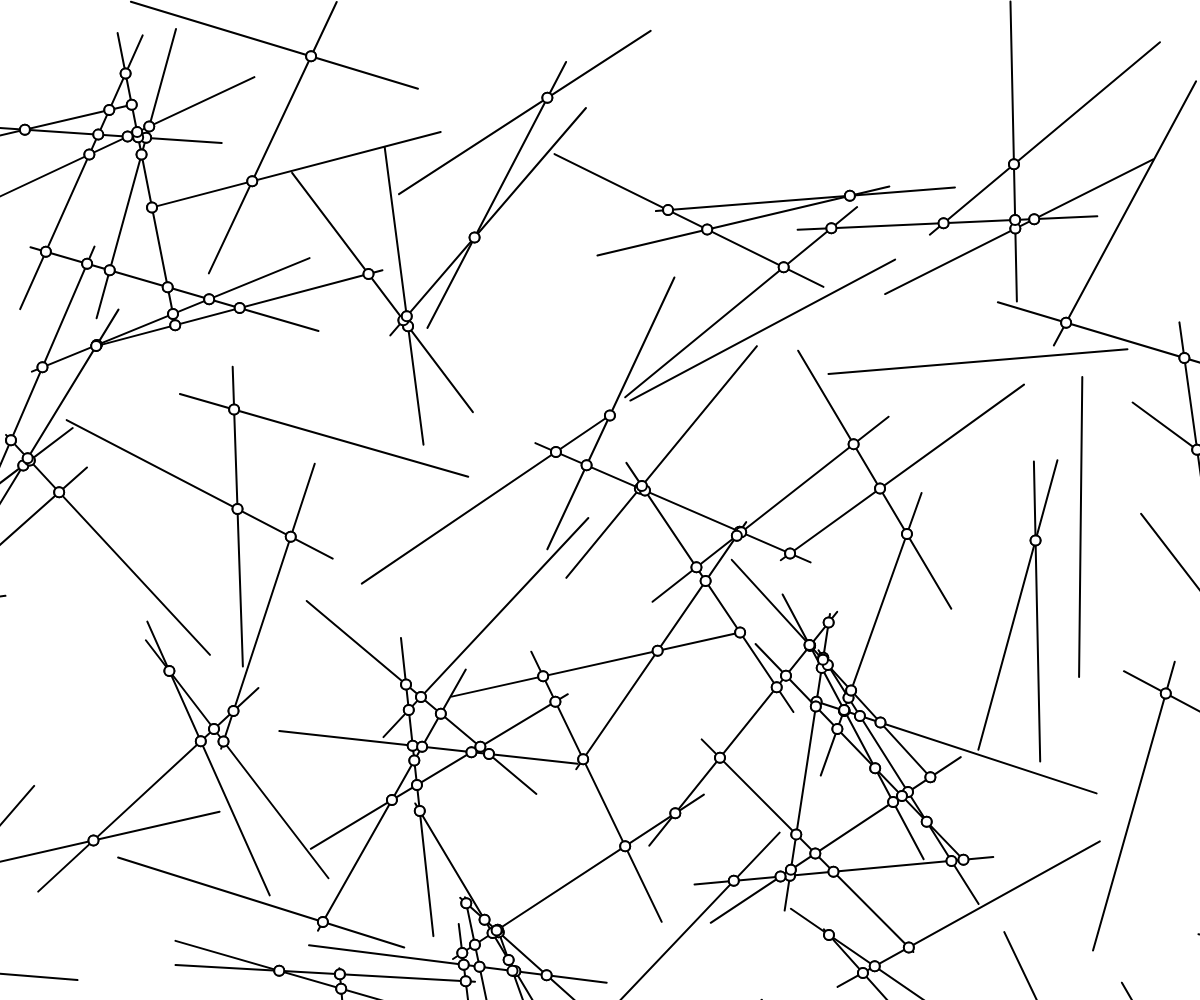
Frame 1 (no input)
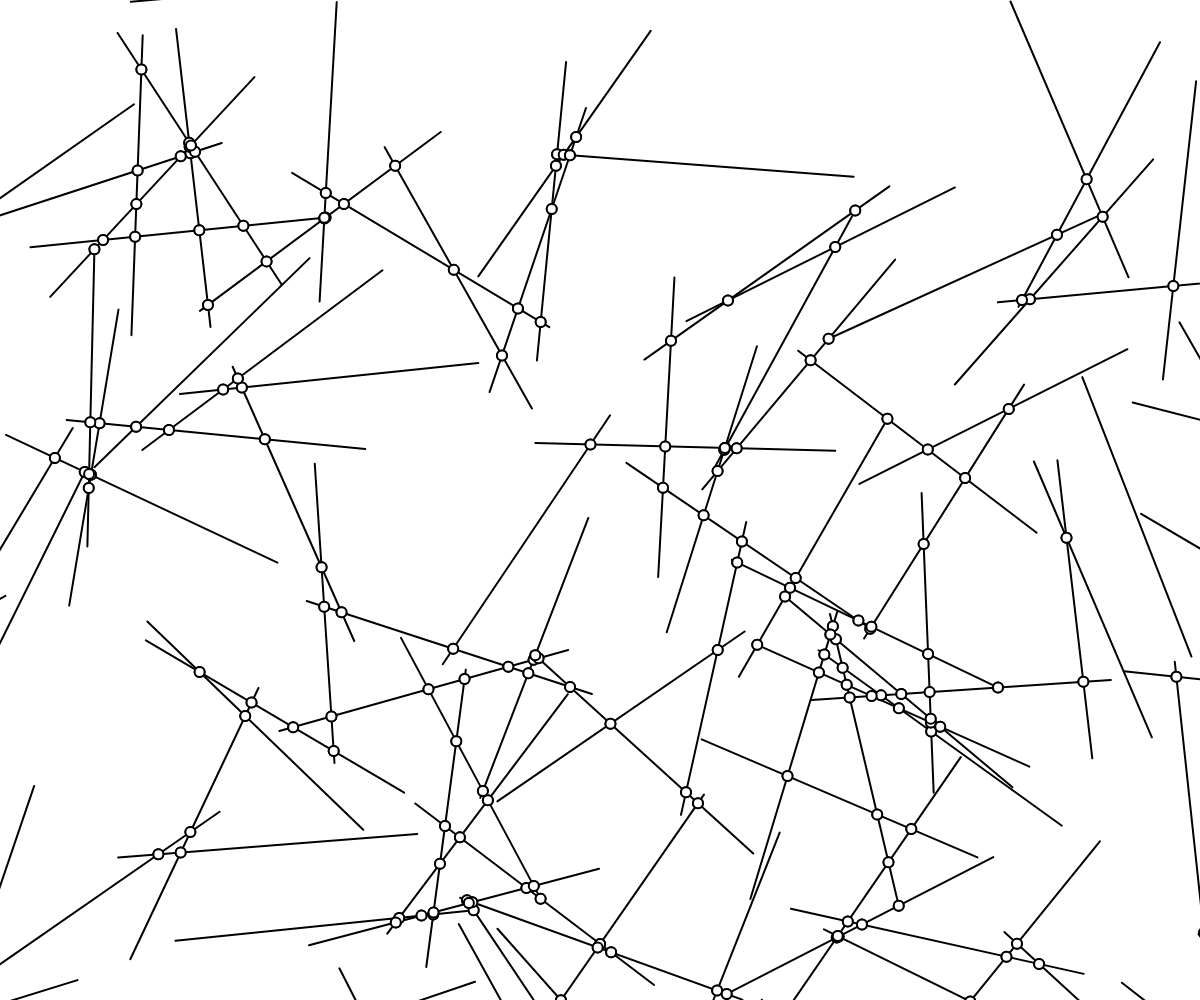
Frame 60 (no input)
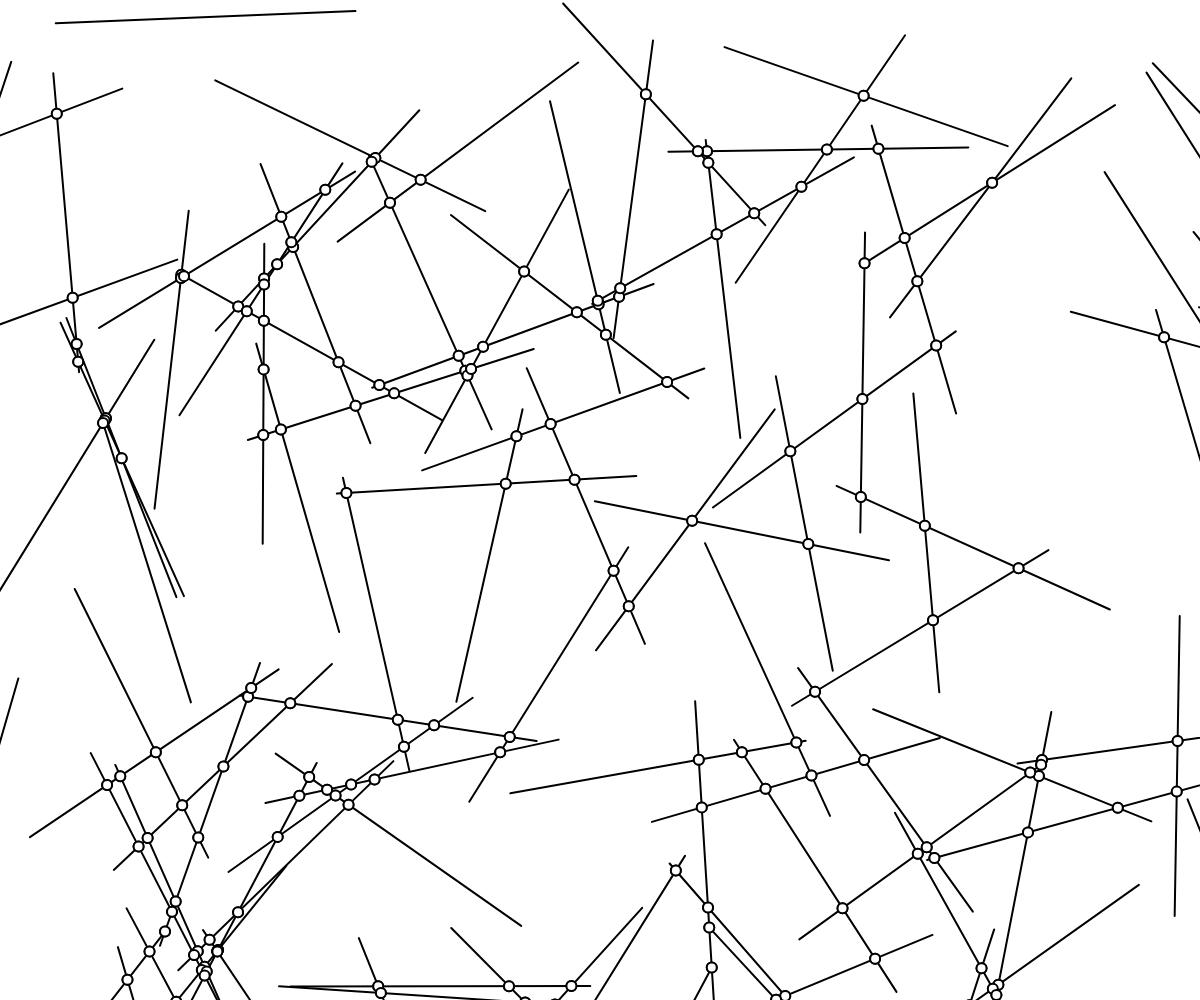
Frame 120 (the mouse pressed at the canvas centre since frame 60)

The p5.js sketch that drew these frames (run headless with seeded random() and noise() and a simulated clock; from frame 60 on, the mouse is pressed at the canvas centre):

// p5.js sketch
// ── sketch.js
L = []
stkN = 100
stkL = 300
function setup() {
  createCanvas(windowWidth,windowHeight)
  L = []
  for (var i = 0; i < stkN; i++){
    L.push({x:random(width),y:random(height),l:stkL,a:random(PI)})
  }
  //noLoop()
}

function endpt(ln){
  return {x:ln.x+ln.l*cos(ln.a),y:ln.y+ln.l*sin(ln.a)}
}

function intersect(l1,l2){
  var k1 = tan(l1.a)
  var k2 = tan(l2.a)
  var b1 = l1.y-k1*l1.x
  var b2 = l2.y-k2*l2.x
  var xi = (b2-b1)/(k1-k2)
  var yi = xi*k1+b1
  return {x:xi,y:yi}
}


function onseg(pt,ln){
  var xmax = max(ln.x,endpt(ln).x)
  var xmin = min(ln.x,endpt(ln).x)
  var ymax = max(ln.y,endpt(ln).y)
  var ymin = min(ln.y,endpt(ln).y)
  return pt.x > xmin && pt.x < xmax && pt.y > ymin && pt.y < ymax
}

function draw() {
  background(255)
  stroke(0)
  strokeWeight(2)
  for (var i = 0; i < L.length; i++){
    L[i].a += 0.1
    line(L[i].x,L[i].y,endpt(L[i]).x,endpt(L[i]).y)
  }
  for (var i = 0; i < L.length; i++){
    for (var j = 0; j < L.length; j++){
      if (i != j){
        var its = intersect(L[i],L[j])

        if (onseg(its,L[i]) && onseg(its,L[j])){
          ellipse(its.x,its.y,10,10)
        }
      }
    }
  }
}

function mousePressed(){
  setup()
}
// ── ngdon-intersections.js
L = []
stkN = 100
stkL = 300
function setup() {
  createCanvas(windowWidth,windowHeight)
  L = []
  for (var i = 0; i < stkN; i++){
    L.push({x:random(width),y:random(height),l:stkL,a:random(PI)})
  }
  //noLoop()
}

function endpt(ln){
  return {x:ln.x+ln.l*cos(ln.a),y:ln.y+ln.l*sin(ln.a)}
}

function intersect(l1,l2){
  var k1 = tan(l1.a)
  var k2 = tan(l2.a)
  var b1 = l1.y-k1*l1.x
  var b2 = l2.y-k2*l2.x
  var xi = (b2-b1)/(k1-k2)
  var yi = xi*k1+b1
  return {x:xi,y:yi}
}


function onseg(pt,ln){
  var xmax = max(ln.x,endpt(ln).x)
  var xmin = min(ln.x,endpt(ln).x)
  var ymax = max(ln.y,endpt(ln).y)
  var ymin = min(ln.y,endpt(ln).y)
  return pt.x > xmin && pt.x < xmax && pt.y > ymin && pt.y < ymax
}

function draw() {
  background(255)
  stroke(0)
  strokeWeight(2)
  for (var i = 0; i < L.length; i++){
    line(L[i].x,L[i].y,endpt(L[i]).x,endpt(L[i]).y)
  }
  for (var i = 0; i < L.length; i++){
    for (var j = 0; j < L.length; j++){
      if (i != j){
        var its = intersect(L[i],L[j])

        if (onseg(its,L[i]) && onseg(its,L[j])){
          ellipse(its.x,its.y,10,10)
        }
      }
    }
  }
}

function mousePressed(){
  setup()
}
